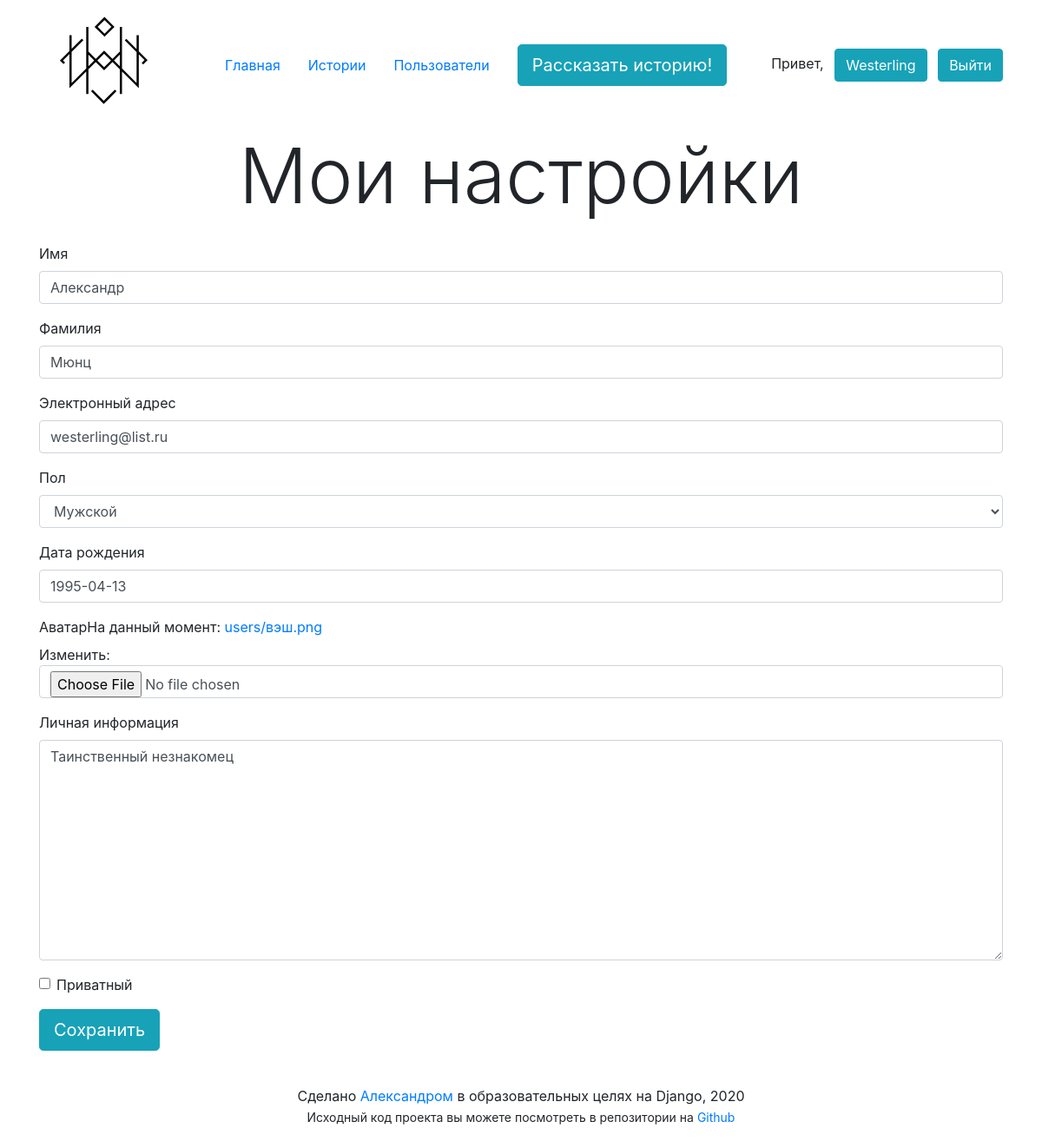
Before: /settings (signed in) with the older database file.
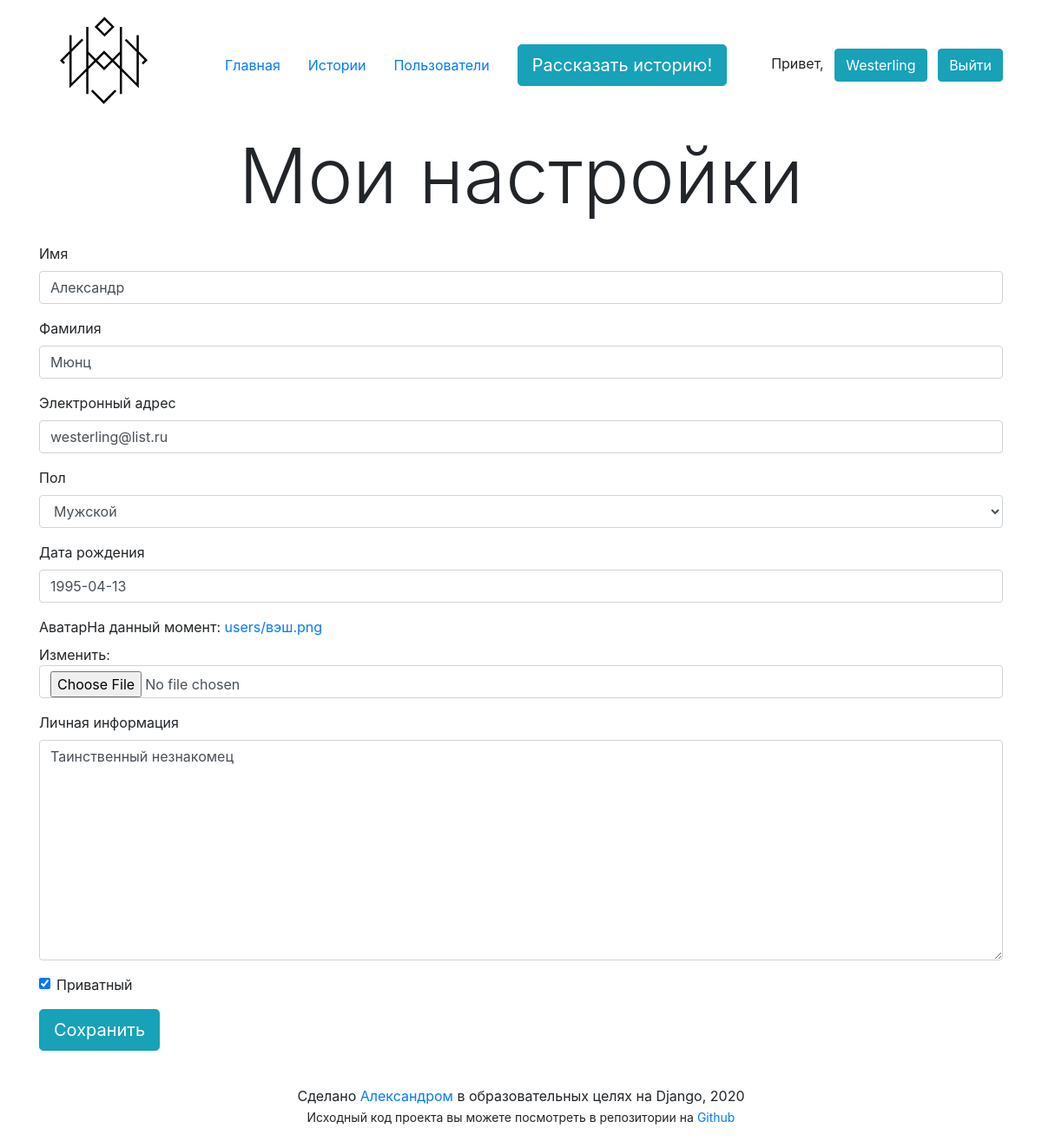
After: the same page with the newer database file.
### app/models.py (models this page shows, shortened)
class Profile(models.Model):
    GENDERS = [
        ('Не указан', 'Не указан'),
        ('Мужской', 'Мужской'),
        ('Женский', 'Женский'),
    ]
    user = models.OneToOneField(User, verbose_name='Пользователь', on_delete=models.CASCADE)
    first_name = models.CharField('Имя', max_length=50)
    last_name = models.CharField('Фамилия', max_length=50)
    email = models.EmailField('Электронный адрес', max_length=50)
    image = models.ImageField('Аватар', upload_to='users/', default='placeholder-200.png')
    gender = models.CharField('Пол', choices=GENDERS, blank=False, default='Не указан', max_length=9, null=True)
    birth_date = models.DateField('Дата рождения', null=True, default=timezone.now)
    bio = models.TextField('Личная информация', max_length=1000, blank=True, default='')
    is_private = models.BooleanField('Приватный', default=False)
    class Meta:
        verbose_name = 'Профиль'
        verbose_name_plural = 'Профили'
        ordering = ['pk']

### app/views.py (the view, shortened to what this page needs)
# urls.py: path('settings', SettingsView.as_view(), name='settings'),
class SettingsView(View):
    def get(self, request):
        profile = get_object_or_404(Profile, user=request.user)
        form = SettingsForm(instance=profile)
        return render(request, 'profile_edit.html', context={'form': form})

### app/forms.py
class SettingsForm(forms.ModelForm):
    class Meta:
        model = Profile
        fields = (
            'first_name', 'last_name', 'email', 'gender', 'birth_date', 'image', 'bio', 'is_private'
        )

### app/templatetags/app_tags.py (called while the page is built)
@register.inclusion_tag('layout/base_tag.html', takes_context=True)
def nav(context, template='nav.html', page='index'):
    return {'context': context, 'template': template, 'page': page}

### templates/profile_edit.html (shortened to what this page needs)
{%  extends 'layout/base.html' %}
{% load bootstrap4 %}
{% load app_tags %}
{% block nav %}
    {% nav page=None %}
{% endblock %}
{% block h1 %}
    Мои настройки
{% endblock %}
{% block content %}
    <form method="post" enctype="multipart/form-data">
        {% bootstrap_form form %}
        <button class="btn btn-lg btn-info" type="submit">Сохранить</button>
    </form>
{% endblock %}

Changed rows visible on the page:
changed Profile "Александр": is_private "☐" → "☑"
